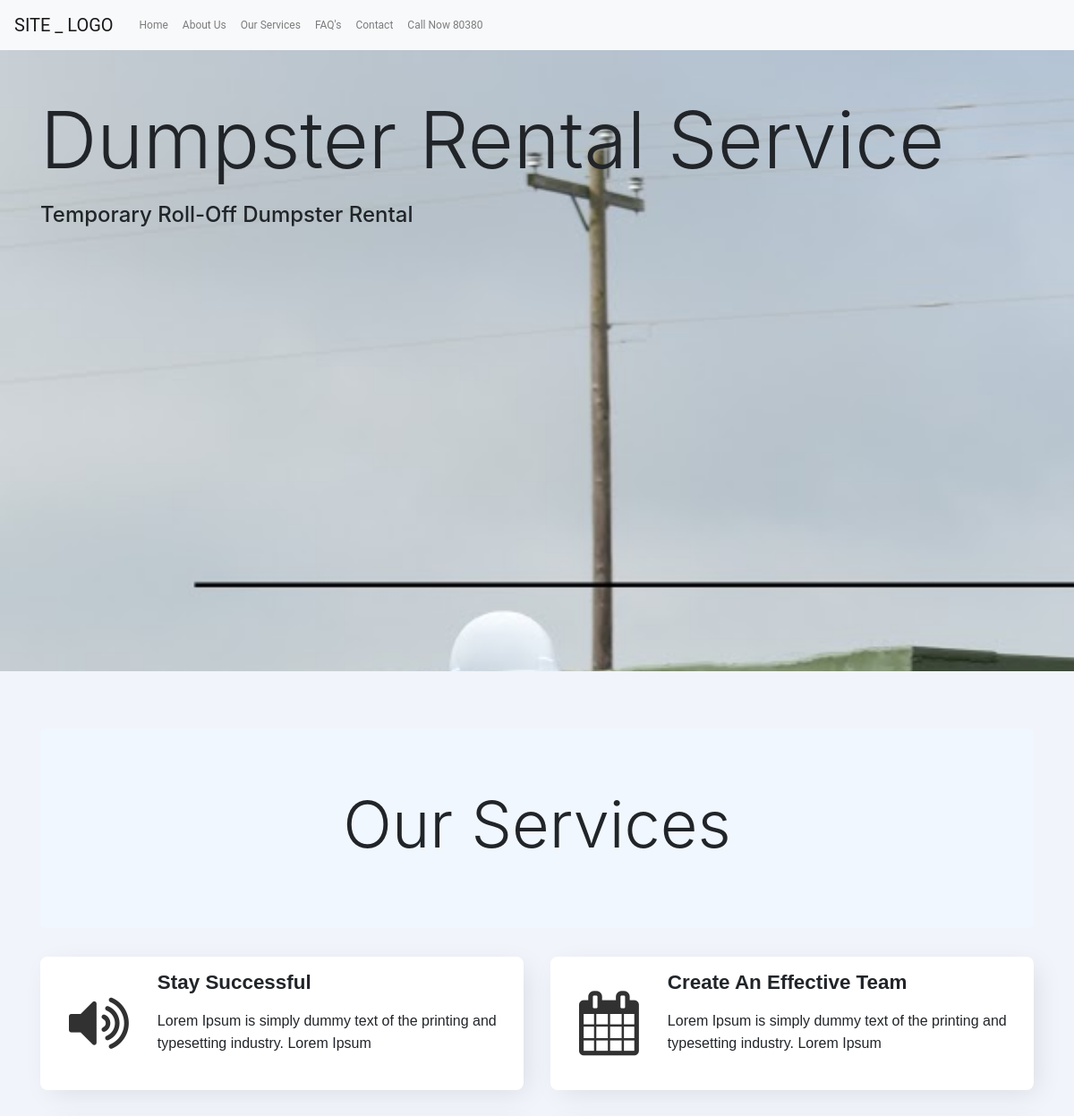
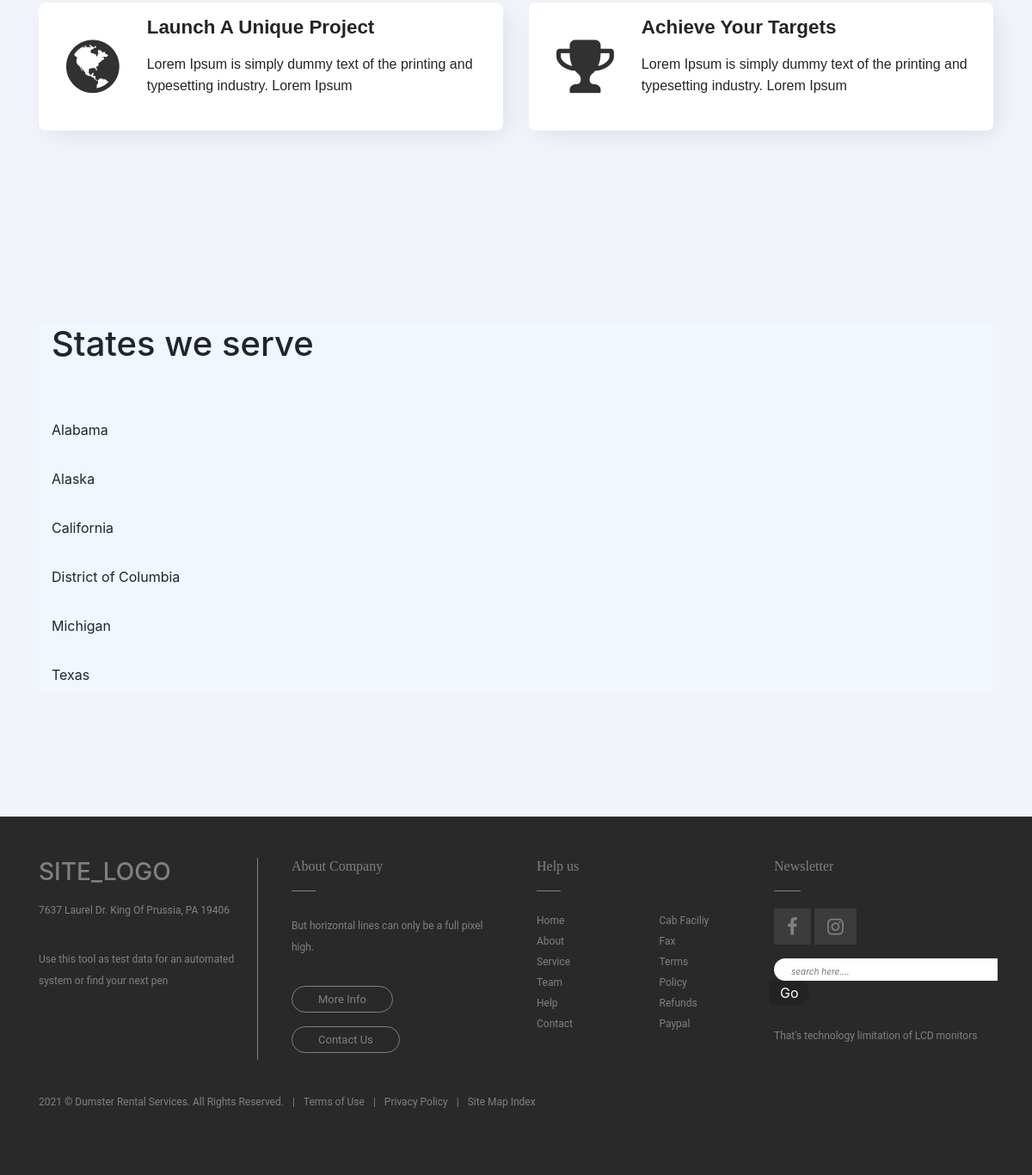
/home/, run on the app's committed database (2 pictures, top to bottom).
### pages/models.py (models this page shows, shortened)
class State(models.Model):
    name    = models.CharField(max_length=100)
    abbvr   = models.CharField(max_length=2)
    article = models.TextField(blank=True, null=True)

### pages/views.py (the view)
# urls.py: path('home/', HomePageView, name='home'),
def HomePageView(request):
    qs = State.objects.all().values_list('name', named=True).order_by('name')
    context = {'all_states_list': qs}
    return render(request, 'home.html', context)

### templates/home.html
{% extends 'base.html' %}
{% load static %}
{% block content %}
<div>
  <div class="container py-5">
    <h1 class="display-2">Dumpster Rental Service</h1>
    <p class="h4">Temporary Roll-Off Dumpster Rental</p>
    <br><br><br><br><br><br><br><br><br><br><br><br><br><br><br><br><br><br>
  </div>
  <section>
    <div class="container">
      <div class="jumbotron" id="jumbo">
        <h1 class="display-3 text-center">Our Services</h1>
      </div>
      <div class="row mbr-justify-content-center">
        <div class="col-lg-6 mbr-col-md-10">
          <div class="wrap">
            <div class="ico-wrap">
              <span class="mbr-iconfont fa-volume-up fa"></span>
            </div>
            <div class="text-wrap vcenter">
              <h2 class="mbr-fonts-style mbr-bold mbr-section-title3 display-5">Stay <span>Successful</span></h2>
              <p class="mbr-fonts-style text1 mbr-text display-6">Lorem Ipsum is simply dummy text of the printing and typesetting industry. Lorem Ipsum</p>
            </div>
          </div>
        </div>
        <div class="col-lg-6 mbr-col-md-10">
          <div class="wrap">
            <div class="ico-wrap">
              <span class="mbr-iconfont fa-calendar fa"></span>
            </div>
            <div class="text-wrap vcenter">
              <h2 class="mbr-fonts-style mbr-bold mbr-section-title3 display-5">Create
                <span>An Effective Team</span>
              </h2>
              <p class="mbr-fonts-style text1 mbr-text display-6">Lorem Ipsum is simply dummy text of the printing and typesetting industry. Lorem Ipsum</p>
            </div>
          </div>
        </div>
        <div class="col-lg-6 mbr-col-md-10">
          <div class="wrap">
            <div class="ico-wrap">
              <span class="mbr-iconfont fa-globe fa"></span>
            </div>
            <div class="text-wrap vcenter">
              <h2 class="mbr-fonts-style mbr-bold mbr-section-title3 display-5">Launch
                <span>A Unique Project</span>
              </h2>
              <p class="mbr-fonts-style text1 mbr-text display-6">Lorem Ipsum is simply dummy text of the printing and typesetting industry. Lorem Ipsum</p>
            </div>
          </div>
        </div>
        <div class="col-lg-6 mbr-col-md-10">
          <div class="wrap">
            <div class="ico-wrap">
              <span class="mbr-iconfont fa-trophy fa"></span>
            </div>
            <div class="text-wrap vcenter">
              <h2 class="mbr-fonts-style mbr-bold mbr-section-title3 display-5">Achieve <span>Your Targets</span></h2>
              <p class="mbr-fonts-style text1 mbr-text display-6">Lorem Ipsum is simply dummy text of the printing and typesetting industry. Lorem Ipsum</p>
            </div>
          </div>
        </div>
      </div>
    </div>
  </section>
  <section>
    <div class="container py-5">
      <div class="container " id="jumbo">
        <h1 class="">States we serve</h1>
        <br><br>
        {% for states in all_states_list %}
        <p>{{ states.name }}</p>
        {% endfor %}
      </div>
    </div>
  </section>
</div>
{% endblock content %}

### static/css/base.css (style rules this page uses)
#jumbo { background: rgb(200, 248, 255); background: rgba(240, 248, 255, 0.9); }
body { font-family: 'Signika', sans-serif; }
::placeholder { font-size: 10px; padding-left: 10px; font-style: italic; }
section { padding-top: 4rem; padding-bottom: 5rem; background-color: #f1f4fa; }
.wrap { display: flex; background: white; padding: 1rem 1rem 1rem 1rem; border-radius: 0.5rem; box-shadow: 7px 7px 30px -5px rgba(0, 0, 0, 0.1); margin-bottom: 2rem; }
.ico-wrap { margin: auto; }
.mbr-iconfont { font-size: 4.5rem !important; color: #313131; margin: 1rem; padding-right: 1rem; }
.vcenter { margin: auto; }
.mbr-section-title3 { text-align: left; }
h2 { margin-top: 0.5rem; margin-bottom: 0.5rem; }
.display-5 { font-family: 'Source Sans Pro', sans-serif; font-size: 1.4rem; }
.mbr-bold { font-weight: 700; }
p { padding-top: 0.5rem; padding-bottom: 0.5rem; line-height: 25px; }
.display-6 { font-family: 'Source Sans Pro', sans-serif; font-size: 1re }
body { background: #D9B280; font-family: "Roboto", sans-serif; }

### data on the page
State: name "Alabama"
State: name "Alaska"
State: name "California"
State: name "District of Columbia"
State: name "Michigan"
State: name "Texas"
